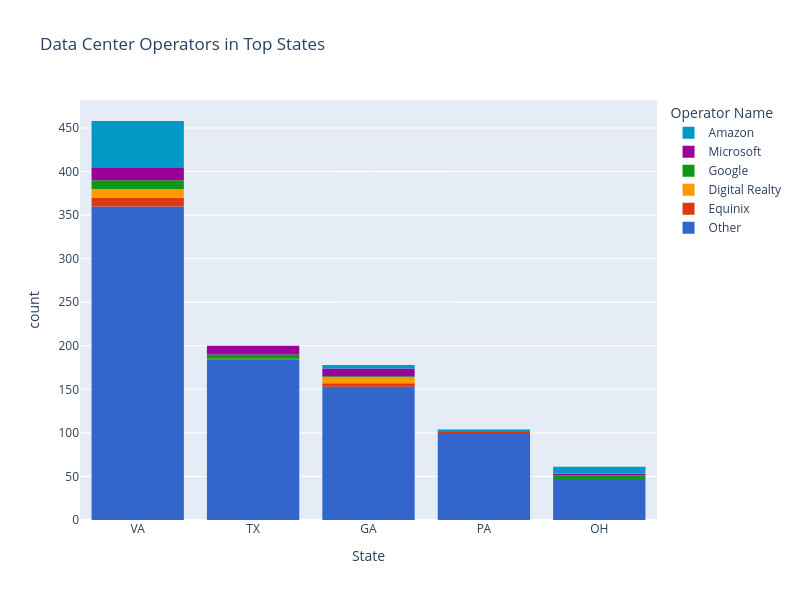

Notebook source saved alongside this figure:
### Code cell
# Plotly version
# https://community.plotly.com/t/countplot-with-plotly-express/45781/7
fig = px.histogram(df_top_states, x = "state", color = "operator_name", 
                   category_orders = {"state": ["VA", "TX", "GA", "PA", "OH"],
                                     "operator_name": ["Other", "Equinix", "Digital Realty", "Google", "Microsoft", "Amazon"]}, 
                   title = "Data Center Operators in Top States", 
                   labels={
                     "state": "State",
                     "operator_name": "Operator Name"
                   },
                   color_discrete_sequence=px.colors.qualitative.G10,
                   width = 800, height = 600)

fig.update_layout(legend_traceorder="reversed")
fig.show()

### Figure 1 — Plotly figure (JSON) as saved in the notebook; plotly's stock layout.template omitted (floating-point values rounded to 4 significant figures; data arrays with more than 128 entries replaced by an {"elided": "..."} marker saying what was removed)
{"data": [{"bingroup": "x", "hovertemplate": "Operator Name=Other<br>State=%{x}<br>count=%{y}<extra></extra>", "legendgroup": "Other", "marker": {"color": "#3366CC", "pattern": {"shape": ""}}, "name": "Other", "orientation": "v", "showlegend": true, "type": "histogram", "x": {"elided": "843 str values"}, "xaxis": "x", "yaxis": "y"}, {"bingroup": "x", "hovertemplate": "Operator Name=Equinix<br>State=%{x}<br>count=%{y}<extra></extra>", "legendgroup": "Equinix", "marker": {"color": "#DC3912", "pattern": {"shape": ""}}, "name": "Equinix", "orientation": "v", "showlegend": true, "type": "histogram", "x": ["GA", "GA", "GA", "GA", "PA", "TX", "VA", "VA", "VA", "VA", "VA", "VA", "VA", "VA", "VA", "VA"], "xaxis": "x", "yaxis": "y"}, {"bingroup": "x", "hovertemplate": "Operator Name=Digital Realty<br>State=%{x}<br>count=%{y}<extra></extra>", "legendgroup": "Digital Realty", "marker": {"color": "#FF9900", "pattern": {"shape": ""}}, "name": "Digital Realty", "orientation": "v", "showlegend": true, "type": "histogram", "x": ["GA", "GA", "GA", "GA", "GA", "GA", "GA", "VA", "VA", "VA", "VA", "VA", "VA", "VA", "VA", "VA", "VA"], "xaxis": "x", "yaxis": "y"}, {"bingroup": "x", "hovertemplate": "Operator Name=Google<br>State=%{x}<br>count=%{y}<extra></extra>", "legendgroup": "Google", "marker": {"color": "#109618", "pattern": {"shape": ""}}, "name": "Google", "orientation": "v", "showlegend": true, "type": "histogram", "x": ["GA", "OH", "OH", "OH", "OH", "OH", "TX", "TX", "TX", "TX", "TX", "VA", "VA", "VA", "VA", "VA", "VA", "VA", "VA", "VA", "VA"], "xaxis": "x", "yaxis": "y"}, {"bingroup": "x", "hovertemplate": "Operator Name=Microsoft<br>State=%{x}<br>count=%{y}<extra></extra>", "legendgroup": "Microsoft", "marker": {"color": "#990099", "pattern": {"shape": ""}}, "name": "Microsoft", "orientation": "v", "showlegend": true, "type": "histogram", "x": ["GA", "GA", "GA", "GA", "GA", "GA", "GA", "GA", "GA", "OH", "OH", "TX", "TX", "TX", "TX", "TX", "TX", "TX", "TX", "TX", "TX", "VA", "VA", "VA", "VA", "VA", "VA", "VA", "VA", "VA", "VA", "VA", "VA", "VA", "VA"], "xaxis": "x", "yaxis": "y"}, {"bingroup": "x", "hovertemplate": "Operator Name=Amazon<br>State=%{x}<br>count=%{y}<extra></extra>", "legendgroup": "Amazon", "marker": {"color": "#0099C6", "pattern": {"shape": ""}}, "name": "Amazon", "orientation": "v", "showlegend": true, "type": "histogram", "x": ["GA", "GA", "GA", "GA", "OH", "OH", "OH", "OH", "OH", "OH", "OH", "OH", "PA", "PA", "PA", "VA", "VA", "VA", "VA", "VA", "VA", "VA", "VA", "VA", "VA", "VA", "VA", "VA", "VA", "VA", "VA", "VA", "VA", "VA", "VA", "VA", "VA", "VA", "VA", "VA", "VA", "VA", "VA", "VA", "VA", "VA", "VA", "VA", "VA", "VA", "VA", "VA", "VA", "VA", "VA", "VA", "VA", "VA", "VA", "VA", "VA", "VA", "VA", "VA", "VA", "VA", "VA", "VA", "VA"], "xaxis": "x", "yaxis": "y"}], "layout": {"barmode": "relative", "height": 600, "legend": {"title": {"text": "Operator Name"}, "tracegroupgap": 0, "traceorder": "reversed"}, "title": {"text": "Data Center Operators in Top States"}, "width": 800, "xaxis": {"anchor": "y", "categoryarray": ["VA", "TX", "GA", "PA", "OH"], "categoryorder": "array", "domain": [0, 1], "title": {"text": "State"}}, "yaxis": {"anchor": "x", "domain": [0, 1], "title": {"text": "count"}}}}
